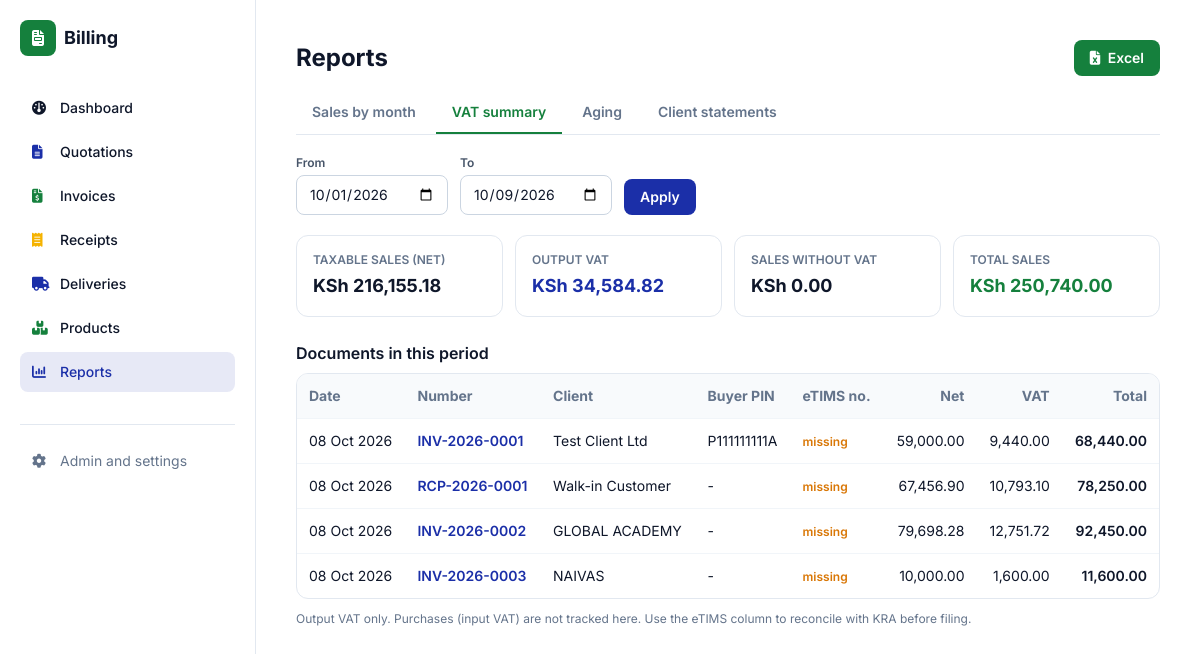
Page /reports/vat/ (signed in) on the earlier database version.
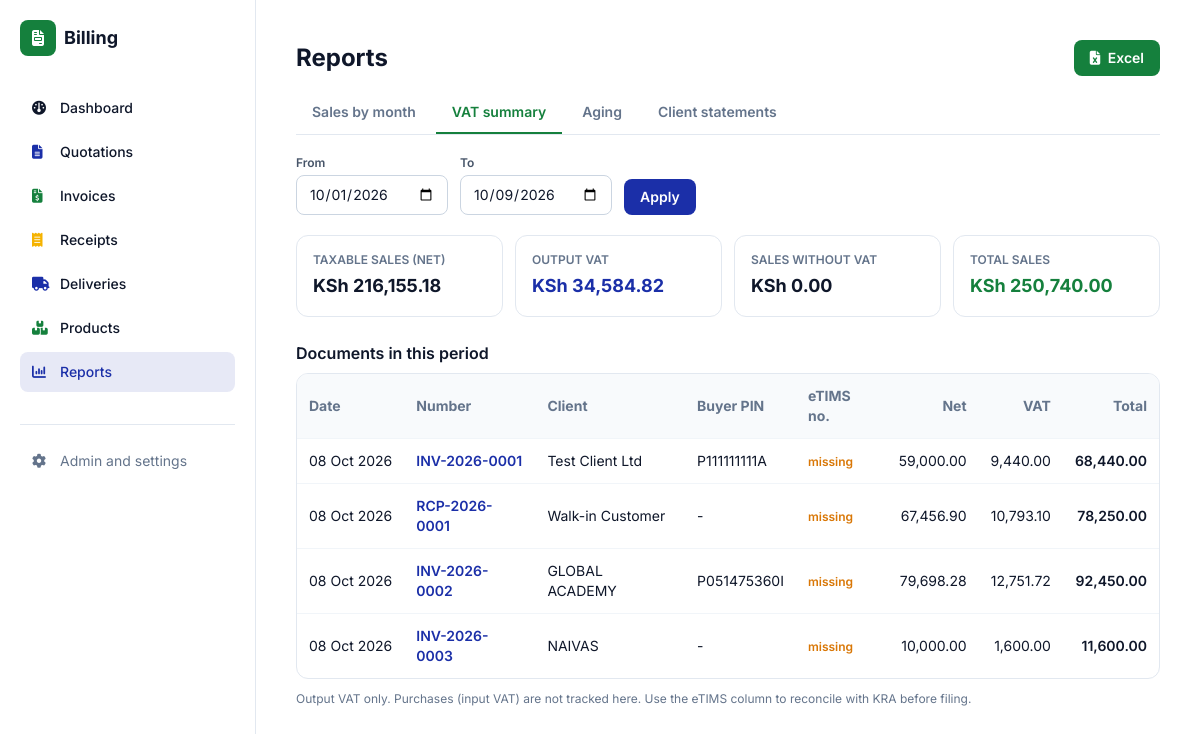
Same page on the later database version.
### documents/models.py (models this page shows, shortened)
class Document(models.Model):
    QUOTATION, INVOICE, RECEIPT = "quotation", "invoice", "receipt"
    TYPES = [(QUOTATION, "Quotation"), (INVOICE, "Invoice"), (RECEIPT, "Receipt")]
    PREFIX = {QUOTATION: "QUO", INVOICE: "INV", RECEIPT: "RCP"}
    STATUSES = [
        ("draft", "Draft"), ("sent", "Sent"), ("accepted", "Accepted"),
        ("paid", "Paid"), ("void", "Void"),
    ]
    PAYMENT_METHODS = [
        ("cash", "Cash"), ("mpesa", "M-Pesa"), ("bank", "Bank Transfer"), ("card", "Card"),
    ]
    VAT_MODES = [
        ("exclusive", "VAT exclusive (add VAT on top)"),
        ("inclusive", "VAT inclusive (prices include VAT)"),
        ("none", "No VAT"),
    ]
    doc_type = models.CharField(max_length=10, choices=TYPES)
    number = models.CharField(max_length=30, unique=True, editable=False)
    client = models.ForeignKey(Client, null=True, blank=True, on_delete=models.SET_NULL)
    client_name = models.CharField(max_length=150, blank=True, help_text="Walk-in name if no client")
    issue_date = models.DateField(default=timezone.localdate)
    due_date = models.DateField(null=True, blank=True)
    status = models.CharField(max_length=10, choices=STATUSES, default="draft")
    vat_mode = models.CharField(max_length=10, choices=VAT_MODES, default="exclusive")
    served_by = models.CharField(max_length=80, blank=True)
    discount = models.DecimalField(max_digits=12, decimal_places=2, default=0)
    payment_method = models.CharField(max_length=10, choices=PAYMENT_METHODS, blank=True)
    payment_reference = models.CharField(max_length=60, blank=True)
    notes = models.TextField(blank=True)
    terms = models.TextField(blank=True)
    buyer_pin = models.CharField("Buyer KRA PIN", max_length=20, blank=True)
    etims_invoice_no = models.CharField("eTIMS invoice no.", max_length=60, blank=True)
    etims_qr = models.CharField("eTIMS QR data or link", max_length=500, blank=True,
                                help_text="Paste the QR link or data KRA gives you for this invoice")
    share_token = models.CharField(max_length=32, unique=True, null=True, blank=True, editable=False)
    share_viewed_at = models.DateTimeField(null=True, blank=True, editable=False)
    business = models.JSONField(default=dict, blank=True, editable=False)
    source = models.ForeignKey("self", null=True, blank=True, on_delete=models.SET_NULL,
                               related_name="converted")
    created_at = models.DateTimeField(auto_now_add=True)
    class Meta:
        ordering = ["-created_at"]
    @property
    def display_client(self):
        return self.client.name if self.client else (self.client_name or "Walk-in Customer")
    @cached_property
    def biz(self):
        data = dict(self.business or {})
        if not data:
            p = BusinessProfile.get()
            data = p.snapshot() if p else {}
        for key in ("name", "tagline", "address", "phone", "email", "kra_pin",
                    "payment_details", "receipt_footer", "logo", "signature", "stamp"):
            data.setdefault(key, "")
        data.setdefault("vat_rate", "16.00")
        return SimpleNamespace(**data)
    @cached_property
    def vat_rate(self):
        return Decimal(str(self.biz.vat_rate))
    @property
    def items_total(self):
        return sum((i.line_total for i in self.items.all()), Decimal("0"))
    @property
    def gross(self):
        return max(self.items_total - self.discount, Decimal("0"))
    @property
    def net_amount(self):
        if self.vat_mode == "inclusive":
            return (self.gross / (1 + self.vat_rate / 100)).quantize(Decimal("0.01"))
        return self.gross
    @property
    def vat_amount(self):
        if self.vat_mode == "exclusive":
            return (self.gross * self.vat_rate / 100).quantize(Decimal("0.01"))
        if self.vat_mode == "inclusive":
            return self.gross - self.net_amount
        return Decimal("0")
    @property
    def total(self):
        return self.gross + self.vat_amount if self.vat_mode == "exclusive" else self.gross
    @property
    def buyer_pin_display(self):
        return self.buyer_pin or (self.client.kra_pin if self.client else "")

class DocumentItem(models.Model):
    document = models.ForeignKey(Document, related_name="items", on_delete=models.CASCADE)
    description = models.CharField(max_length=255)
    serial_numbers = models.TextField(blank=True, help_text="Optional, one per line")
    quantity = models.DecimalField(max_digits=10, decimal_places=2, default=1)
    unit_price = models.DecimalField(max_digits=12, decimal_places=2)
    product = models.ForeignKey("Product", null=True, blank=True, on_delete=models.SET_NULL,
                                related_name="sold_items")
    @property
    def line_total(self):
        return self.quantity * self.unit_price

class Client(models.Model):
    name = models.CharField(max_length=150)
    phone = models.CharField(max_length=50, blank=True)
    email = models.EmailField(blank=True)
    address = models.TextField(blank=True)
    kra_pin = models.CharField(max_length=30, blank=True)
    class Meta:
        ordering = ["name"]

### documents/report_views.py (the view, shortened to what this page needs)
# urls.py: path("reports/vat/", report_views.vat, name="report_vat"),
@login_required
def vat(request):
    today = timezone.localdate()
    start = _date(request.GET.get("from"), today.replace(day=1))
    end = _date(request.GET.get("to"), today)
    docs = list(sales_docs(start, end))
    taxable = vat_total = exempt = gross = ZERO
    by_month = {}
    for d in docs:
        m = by_month.setdefault(d.issue_date.strftime("%Y-%m"), {"net": ZERO, "vat": ZERO, "none": ZERO})
        if d.vat_mode == "none":
            exempt += d.total
            m["none"] += d.total
        else:
            taxable += d.net_amount
            vat_total += d.vat_amount
            m["net"] += d.net_amount
            m["vat"] += d.vat_amount
        gross += d.total
    return render(request, "documents/reports/vat.html", {
        "tab": "vat", "docs": docs, "start": start, "end": end, "taxable": taxable,
        "vat_total": vat_total, "exempt": exempt, "gross": gross,
        "months": sorted(by_month.items()), "querystring": _qs(request)})

### documents/report_views.py (called while the page is built)
def sales_q():
    return (Q(doc_type="invoice", status__in=["sent", "paid"]) |
            (Q(doc_type="receipt", status="paid") & ~Q(source__doc_type="invoice")))

def sales_docs(start, end):
    return (Document.objects.filter(sales_q(), issue_date__gte=start, issue_date__lte=end)
            .select_related("client").prefetch_related("items").order_by("issue_date", "id"))

def _date(value, default):
    try:
        return parse_date(value or "") or default
    except ValueError:
        return default

def _qs(request):
    params = request.GET.copy()
    params.pop("export", None)
    return params.urlencode()

### templates/documents/reports/vat.html (shortened to what this page needs)
{% extends "documents/reports/base.html" %}
{% block actions %}
<a href="?{% if querystring %}{{ querystring }}&amp;{% endif %}export=xlsx" class="no-print px-4 py-2 rounded-lg bg-brand-green text-white text-sm font-semibold text-center"><i class="fa-solid fa-file-excel mr-1"></i> Excel</a>
{% endblock %}
{% block report %}
<form method="get" class="grid grid-cols-2 md:flex md:items-end gap-3 mb-5 text-sm no-print">
  <div><label class="block text-xs font-semibold text-slate-600 mb-1">From</label><input type="date" name="from" value="{{ start|date:'Y-m-d' }}" class="w-full rounded-lg border border-slate-300 px-3 py-2"></div>
  <div><label class="block text-xs font-semibold text-slate-600 mb-1">To</label><input type="date" name="to" value="{{ end|date:'Y-m-d' }}" class="w-full rounded-lg border border-slate-300 px-3 py-2"></div>
  <button class="col-span-2 md:col-span-1 bg-brand-blue text-white font-semibold px-4 py-2 rounded-lg">Apply</button>
</form>
<div class="grid grid-cols-2 lg:grid-cols-4 gap-3 mb-6">
  <div class="rounded-xl border border-slate-200 p-4"><p class="text-xs font-semibold text-slate-500 uppercase">Taxable sales (net)</p><p class="mt-1 text-lg font-bold">KSh {{ taxable|floatformat:"2g" }}</p></div>
  <div class="rounded-xl border border-slate-200 p-4"><p class="text-xs font-semibold text-slate-500 uppercase">Output VAT</p><p class="mt-1 text-lg font-bold text-brand-blue">KSh {{ vat_total|floatformat:"2g" }}</p></div>
  <div class="rounded-xl border border-slate-200 p-4"><p class="text-xs font-semibold text-slate-500 uppercase">Sales without VAT</p><p class="mt-1 text-lg font-bold">KSh {{ exempt|floatformat:"2g" }}</p></div>
  <div class="rounded-xl border border-slate-200 p-4"><p class="text-xs font-semibold text-slate-500 uppercase">Total sales</p><p class="mt-1 text-lg font-bold text-brand-green">KSh {{ gross|floatformat:"2g" }}</p></div>
</div>
<h2 class="font-semibold mb-2">Documents in this period</h2>
<div class="rounded-xl border border-slate-200 overflow-x-auto"><table class="w-full text-sm">
  <thead class="bg-slate-50 text-left text-slate-500"><tr><th class="p-3">Date</th><th class="p-3">Number</th><th class="p-3">Client</th><th class="p-3">Buyer PIN</th><th class="p-3">eTIMS no.</th><th class="p-3 text-right">Net</th><th class="p-3 text-right">VAT</th><th class="p-3 text-right">Total</th></tr></thead>
  {% for d in docs %}<tr class="border-t border-slate-100">
    <td class="p-3 whitespace-nowrap">{{ d.issue_date|date:"d M Y" }}</td>
    <td class="p-3 font-semibold"><a class="text-brand-blue" href="{% url 'documents:detail' d.pk %}">{{ d.number }}</a></td>
    <td class="p-3">{{ d.display_client }}</td><td class="p-3">{{ d.buyer_pin_display|default:"-" }}</td>
    <td class="p-3">{% if d.etims_invoice_no %}{{ d.etims_invoice_no }}{% else %}<span class="text-amber-600 text-xs font-semibold">missing</span>{% endif %}</td>
    <td class="p-3 text-right whitespace-nowrap">{{ d.net_amount|floatformat:"2g" }}</td><td class="p-3 text-right whitespace-nowrap">{{ d.vat_amount|floatformat:"2g" }}</td>
    <td class="p-3 text-right whitespace-nowrap font-semibold">{{ d.total|floatformat:"2g" }}</td></tr>
  {% empty %}<tr><td colspan="8" class="p-8 text-center text-slate-400">No sales in this period.</td></tr>{% endfor %}
</table></div>
<p class="text-xs text-slate-500 mt-3">Output VAT only. Purchases (input VAT) are not tracked here. Use the eTIMS column to reconcile with KRA before filing.</p>
{% endblock %}

Differences in the rows shown:
changed Document "INV-2026-0002": buyer_pin_display "-" → "P051475360I"
